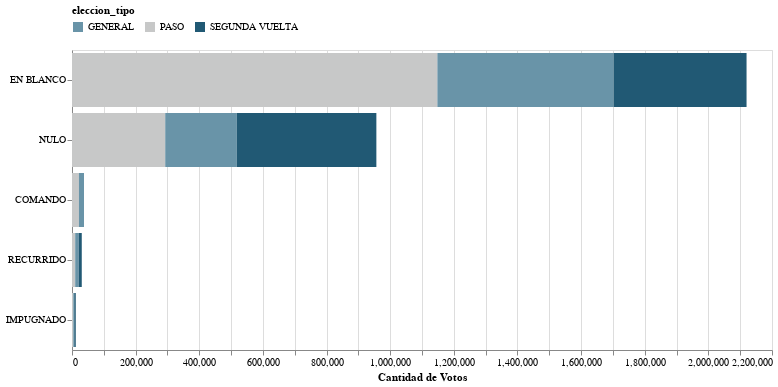

Write notebook code for a chart like this one.
### Code cell
# ¿Por que razones el voto no sumo a ningun partido?

elecciones_no_positivos = duckdb.sql("""
    SELECT eleccion_tipo, votos_tipo, SUM(votos_cantidad) AS votos 
    FROM read_parquet('ResultadosElectorales_*.parquet') 
    WHERE cargo_id = 1 AND votos_tipo != 'POSITIVO'
    GROUP BY 1, 2
""").df()

custom_palette = ['#6994A8','#C7C8C8','#215974']

elecciones_no_positivos['eleccion_tipo'] = pd.Categorical(elecciones_no_positivos['eleccion_tipo'], categories=['PASO', 'GENERAL', 'SEGUNDA VUELTA'], ordered=True)

# Ordena el DataFrame por 'eleccion_tipo' y 'votos_tipo'
elecciones_no_positivos = elecciones_no_positivos.sort_values(by=['eleccion_tipo', 'votos_tipo'])

chart = alt.Chart(elecciones_no_positivos).mark_bar().encode(
    y=alt.Y('votos_tipo:N', title=None, sort='-x'),  # Ordenar de forma descendente
    x=alt.X('sum(votos):Q', title='Cantidad de Votos'),
    color=alt.Color('eleccion_tipo:N', scale=alt.Scale(range=custom_palette)),
    order=alt.Order('votos_tipo:N', sort='descending')  # Ordenar internamente por 'votos_tipo'
).properties(
    width=700,  # Ajustar el ancho del gráfico según tus preferencias
    height=300
).configure_legend(
    orient='top',  # Posicionar la leyenda en la parte superior
    labelLimit=0  # Mostrar todas las etiquetas en la leyenda
)

chart

### Figure 1 — Vega-Lite specification as saved in the notebook (floating-point values rounded to 4 significant figures)
{"config": {"view": {"continuousWidth": 300, "continuousHeight": 300}, "legend": {"labelLimit": 0, "orient": "top"}}, "data": {"name": "data-785ed6ef486c5b05fe6f1e507df1adef"}, "mark": {"type": "bar"}, "encoding": {"color": {"field": "eleccion_tipo", "scale": {"range": ["#6994A8", "#C7C8C8", "#215974"]}, "type": "nominal"}, "order": {"field": "votos_tipo", "sort": "descending", "type": "nominal"}, "x": {"aggregate": "sum", "field": "votos", "title": "Cantidad de Votos", "type": "quantitative"}, "y": {"field": "votos_tipo", "sort": "-x", "title": null, "type": "nominal"}}, "height": 300, "width": 700, "$schema": "https://vega.github.io/schema/vega-lite/v5.15.1.json", "datasets": {"data-785ed6ef486c5b05fe6f1e507df1adef": [{"eleccion_tipo": "PASO", "votos_tipo": "COMANDO", "votos": 21760.0}, {"eleccion_tipo": "PASO", "votos_tipo": "EN BLANCO", "votos": 1148000.0}, {"eleccion_tipo": "PASO", "votos_tipo": "IMPUGNADO", "votos": 4000.0}, {"eleccion_tipo": "PASO", "votos_tipo": "NULO", "votos": 293000.0}, {"eleccion_tipo": "PASO", "votos_tipo": "RECURRIDO", "votos": 10090.0}, {"eleccion_tipo": "GENERAL", "votos_tipo": "COMANDO", "votos": 15960.0}, {"eleccion_tipo": "GENERAL", "votos_tipo": "EN BLANCO", "votos": 554200.0}, {"eleccion_tipo": "GENERAL", "votos_tipo": "IMPUGNADO", "votos": 3106.0}, {"eleccion_tipo": "GENERAL", "votos_tipo": "NULO", "votos": 224900.0}, {"eleccion_tipo": "GENERAL", "votos_tipo": "RECURRIDO", "votos": 10860.0}, {"eleccion_tipo": "SEGUNDA VUELTA", "votos_tipo": "EN BLANCO", "votos": 417500.0}, {"eleccion_tipo": "SEGUNDA VUELTA", "votos_tipo": "IMPUGNADO", "votos": 4721.0}, {"eleccion_tipo": "SEGUNDA VUELTA", "votos_tipo": "NULO", "votos": 438700.0}, {"eleccion_tipo": "SEGUNDA VUELTA", "votos_tipo": "RECURRIDO", "votos": 9725.0}]}}
